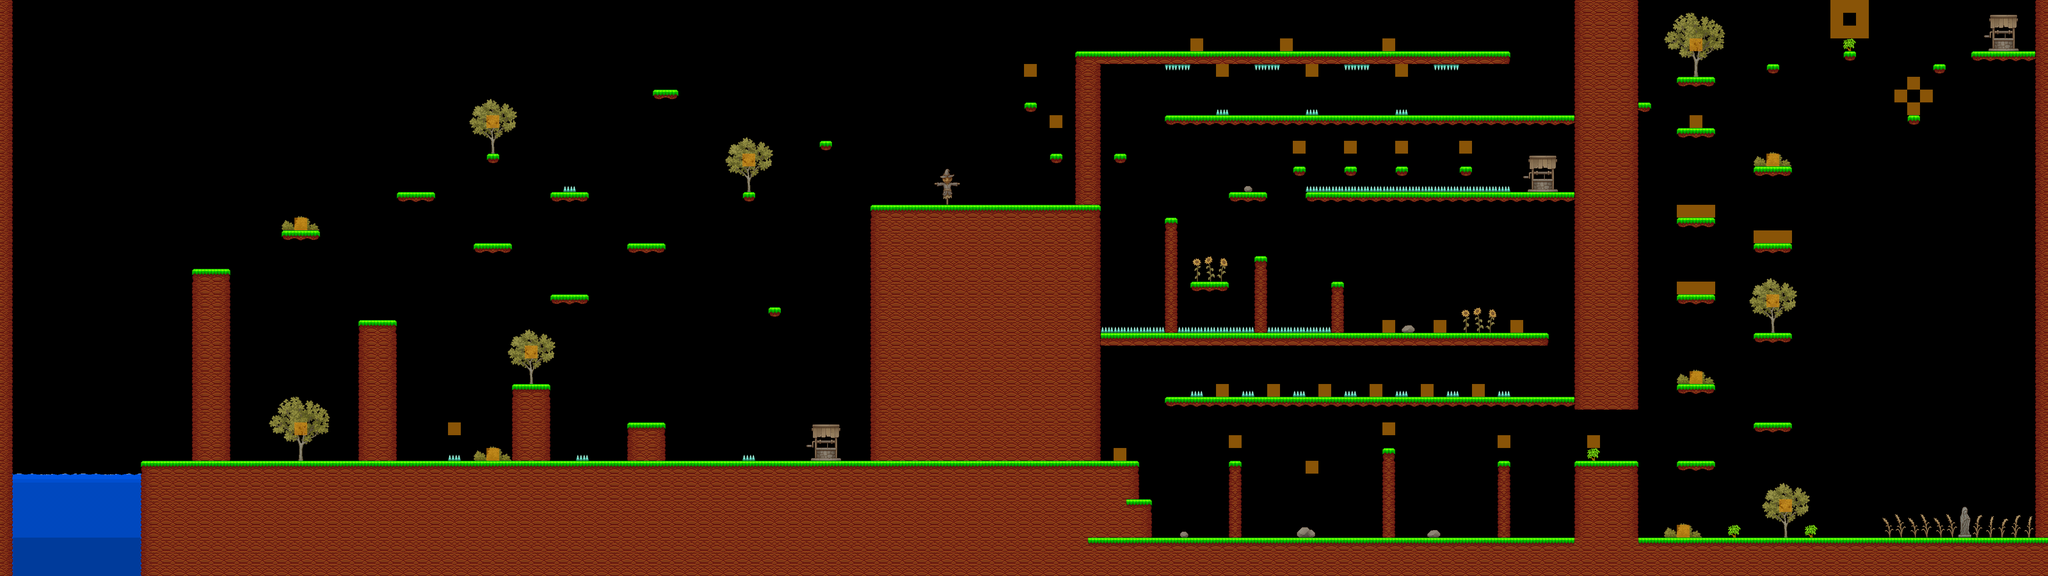

The image is a tile-based game level rendered from a .tmx file. Its description and source (layers, tilesets, objects; grid data summarised) follow:
An orthogonal 160x45 tile map with 32x32 px tiles, 2 tile layers (Paint, Coins), 23 hidden layers not drawn, 3 tilesets.

<map version="1.5" tiledversion="1.7.0" orientation="orthogonal" renderorder="right-down" width="160" height="45" tilewidth="32" tileheight="32" infinite="0" nextlayerid="30" nextobjectid="1">
 <tileset firstgid="1" name="red_green" tilewidth="32" tileheight="32" tilecount="3" columns="3">
  <image source="marks.png" width="96" height="32" />
 </tileset>
 <tileset firstgid="4" name="pixel_platform_01_tileset_final" tilewidth="32" tileheight="32" tilecount="160" columns="16">
  <image source="grass_tileset.png" width="512" height="320" />
 </tileset>
 <tileset firstgid="164" name="TX Village Props" tilewidth="32" tileheight="32" tilecount="1024" columns="32">
  <image source="TX Village Props.png" width="1024" height="1024" />
 </tileset>
 <layer id="3" name="Paint" width="160" height="45">
  <properties>
   <property name="Draw" type="int" value="1" />
  </properties>
  <data>[7200 cells, 2382 non-empty, 126 distinct tile ids]</data>
 </layer>
 <layer id="2" name="Ground 75x9" width="160" height="45" visible="0">
  <properties>
   <property name="Collision" type="int" value="1" />
   <property name="Draw" type="int" value="0" />
   <property name="Height" type="int" value="9" />
   <property name="Width" type="int" value="75" />
  </properties>
  <data>[7200 cells, 1 non-empty, 1 distinct tile ids]</data>
 </layer>
 <layer id="5" name="Ground 12x20" width="160" height="45" visible="0">
  <properties>
   <property name="Collision" type="int" value="1" />
   <property name="Draw" type="int" value="0" />
   <property name="Height" type="int" value="20" />
   <property name="Width" type="int" value="18" />
  </properties>
  <data>[7200 cells, 1 non-empty, 1 distinct tile ids]</data>
 </layer>
 <layer id="12" name="Ground 5x6" width="160" height="45" visible="0">
  <properties>
   <property name="Collision" type="int" value="1" />
   <property name="Draw" type="int" value="0" />
   <property name="Height" type="int" value="6" />
   <property name="Width" type="int" value="5" />
  </properties>
  <data>[7200 cells, 1 non-empty, 1 distinct tile ids]</data>
 </layer>
 <layer id="15" name="Ground 73x3" width="160" height="45" visible="0">
  <properties>
   <property name="Collision" type="int" value="1" />
   <property name="Draw" type="int" value="0" />
   <property name="Height" type="int" value="3" />
   <property name="Width" type="int" value="73" />
  </properties>
  <data>[7200 cells, 1 non-empty, 1 distinct tile ids]</data>
 </layer>
 <layer id="14" name="Ground 2x3" width="160" height="45" visible="0">
  <properties>
   <property name="Collision" type="int" value="1" />
   <property name="Draw" type="int" value="0" />
   <property name="Height" type="int" value="3" />
   <property name="Width" type="int" value="2" />
  </properties>
  <data>[7200 cells, 1 non-empty, 1 distinct tile ids]</data>
 </layer>
 <layer id="13" name="Ground 3x3" width="160" height="45" visible="0">
  <properties>
   <property name="Collision" type="int" value="1" />
   <property name="Draw" type="int" value="0" />
   <property name="Height" type="int" value="3" />
   <property name="Width" type="int" value="3" />
  </properties>
  <data>[7200 cells, 1 non-empty, 1 distinct tile ids]</data>
 </layer>
 <layer id="11" name="Wall 1x45" width="160" height="45" visible="0">
  <properties>
   <property name="Collision" type="int" value="1" />
   <property name="Draw" type="int" value="0" />
   <property name="Height" type="int" value="45" />
   <property name="Width" type="int" value="1" />
  </properties>
  <data>[7200 cells, 2 non-empty, 1 distinct tile ids]</data>
 </layer>
 <layer id="16" name="Wall 5x32" width="160" height="45" visible="0">
  <properties>
   <property name="Collision" type="int" value="1" />
   <property name="Draw" type="int" value="0" />
   <property name="Height" type="int" value="32" />
   <property name="Width" type="int" value="5" />
  </properties>
  <data>[7200 cells, 1 non-empty, 1 distinct tile ids]</data>
 </layer>
 <layer id="17" name="Wall 2x12" width="160" height="45" visible="0">
  <properties>
   <property name="Collision" type="int" value="1" />
   <property name="Draw" type="int" value="0" />
   <property name="Height" type="int" value="12" />
   <property name="Width" type="int" value="2" />
  </properties>
  <data>[7200 cells, 1 non-empty, 1 distinct tile ids]</data>
 </layer>
 <layer id="8" name="Platforms 2x1" width="160" height="45" visible="0">
  <properties>
   <property name="Collision" type="int" value="1" />
   <property name="Draw" type="int" value="0" />
   <property name="Height" type="int" value="1" />
   <property name="Width" type="int" value="2" />
  </properties>
  <data>[7200 cells, 1 non-empty, 1 distinct tile ids]</data>
 </layer>
 <layer id="19" name="Platforms 35x1" width="160" height="45" visible="0">
  <properties>
   <property name="Collision" type="int" value="1" />
   <property name="Draw" type="int" value="0" />
   <property name="Height" type="int" value="1" />
   <property name="Width" type="int" value="35" />
  </properties>
  <data>[7200 cells, 1 non-empty, 1 distinct tile ids]</data>
 </layer>
 <layer id="27" name="Platforms 21x1" width="160" height="45" visible="0">
  <properties>
   <property name="Collision" type="int" value="1" />
   <property name="Draw" type="int" value="0" />
   <property name="Height" type="int" value="1" />
   <property name="Width" type="int" value="21" />
  </properties>
  <data>[7200 cells, 1 non-empty, 1 distinct tile ids]</data>
 </layer>
 <layer id="20" name="Platforms 32x1" width="160" height="45" visible="0">
  <properties>
   <property name="Collision" type="int" value="1" />
   <property name="Draw" type="int" value="0" />
   <property name="Height" type="int" value="1" />
   <property name="Width" type="int" value="32" />
  </properties>
  <data>[7200 cells, 3 non-empty, 1 distinct tile ids]</data>
 </layer>
 <layer id="7" name="Platforms 1x1" width="160" height="45" visible="0">
  <properties>
   <property name="Collision" type="int" value="1" />
   <property name="Draw" type="int" value="0" />
   <property name="Height" type="int" value="1" />
   <property name="Width" type="int" value="1" />
  </properties>
  <data>[7200 cells, 22 non-empty, 1 distinct tile ids]</data>
 </layer>
 <layer id="6" name="Platforms 3x1" width="160" height="45" visible="0">
  <properties>
   <property name="Collision" type="int" value="1" />
   <property name="Draw" type="int" value="0" />
   <property name="Height" type="int" value="1" />
   <property name="Width" type="int" value="3" />
  </properties>
  <data>[7200 cells, 22 non-empty, 1 distinct tile ids]</data>
 </layer>
 <layer id="1" name="Death 1x1" width="160" height="45" visible="0">
  <properties>
   <property name="Collision" type="int" value="2" />
   <property name="Draw" type="int" value="0" />
   <property name="Height" type="int" value="1" />
   <property name="Width" type="int" value="1" />
  </properties>
  <data>[7200 cells, 14 non-empty, 1 distinct tile ids]</data>
 </layer>
 <layer id="9" name="Death 10x1" width="160" height="45" visible="0">
  <properties>
   <property name="Collision" type="int" value="2" />
   <property name="Draw" type="int" value="0" />
   <property name="Height" type="int" value="1" />
   <property name="Width" type="int" value="10" />
  </properties>
  <data>[7200 cells, 1 non-empty, 1 distinct tile ids]</data>
 </layer>
 <layer id="23" name="Death 18x1" width="160" height="45" visible="0">
  <properties>
   <property name="Collision" type="int" value="2" />
   <property name="Draw" type="int" value="0" />
   <property name="Height" type="int" value="1" />
   <property name="Width" type="int" value="18" />
  </properties>
  <data>[7200 cells, 1 non-empty, 1 distinct tile ids]</data>
 </layer>
 <layer id="25" name="Death 16x1" width="160" height="45" visible="0">
  <properties>
   <property name="Collision" type="int" value="2" />
   <property name="Draw" type="int" value="0" />
   <property name="Height" type="int" value="1" />
   <property name="Width" type="int" value="16" />
  </properties>
  <data>[7200 cells, 1 non-empty, 1 distinct tile ids]</data>
 </layer>
 <layer id="24" name="Death 2x1" width="160" height="45" visible="0">
  <properties>
   <property name="Collision" type="int" value="2" />
   <property name="Draw" type="int" value="0" />
   <property name="Height" type="int" value="1" />
   <property name="Width" type="int" value="2" />
  </properties>
  <data>[7200 cells, 4 non-empty, 1 distinct tile ids]</data>
 </layer>
 <layer id="4" name="Save" width="160" height="45" visible="0">
  <properties>
   <property name="Collision" type="int" value="3" />
   <property name="Draw" type="int" value="0" />
   <property name="Height" type="int" value="3" />
   <property name="Width" type="int" value="2" />
  </properties>
  <data>[7200 cells, 1 non-empty, 1 distinct tile ids]</data>
 </layer>
 <layer id="26" name="Complete" width="160" height="45" visible="0">
  <properties>
   <property name="Collision" type="int" value="4" />
   <property name="Draw" type="int" value="0" />
   <property name="Height" type="int" value="3" />
   <property name="Width" type="int" value="1" />
  </properties>
  <data>[7200 cells, 1 non-empty, 1 distinct tile ids]</data>
 </layer>
 <layer id="10" name="Water_Well" width="160" height="45" visible="0">
  <properties>
   <property name="Collision" type="int" value="5" />
   <property name="Draw" type="int" value="0" />
   <property name="Height" type="int" value="3" />
   <property name="Width" type="int" value="3" />
  </properties>
  <data>[7200 cells, 3 non-empty, 1 distinct tile ids]</data>
 </layer>
 <layer id="29" name="Coins" width="160" height="45">
  <properties>
   <property name="Collision" type="int" value="6" />
   <property name="Draw" type="int" value="0" />
   <property name="Height" type="int" value="1" />
   <property name="Width" type="int" value="1" />
  </properties>
  <data>[7200 cells, 62 non-empty, 1 distinct tile ids]</data>
 </layer>
</map>
